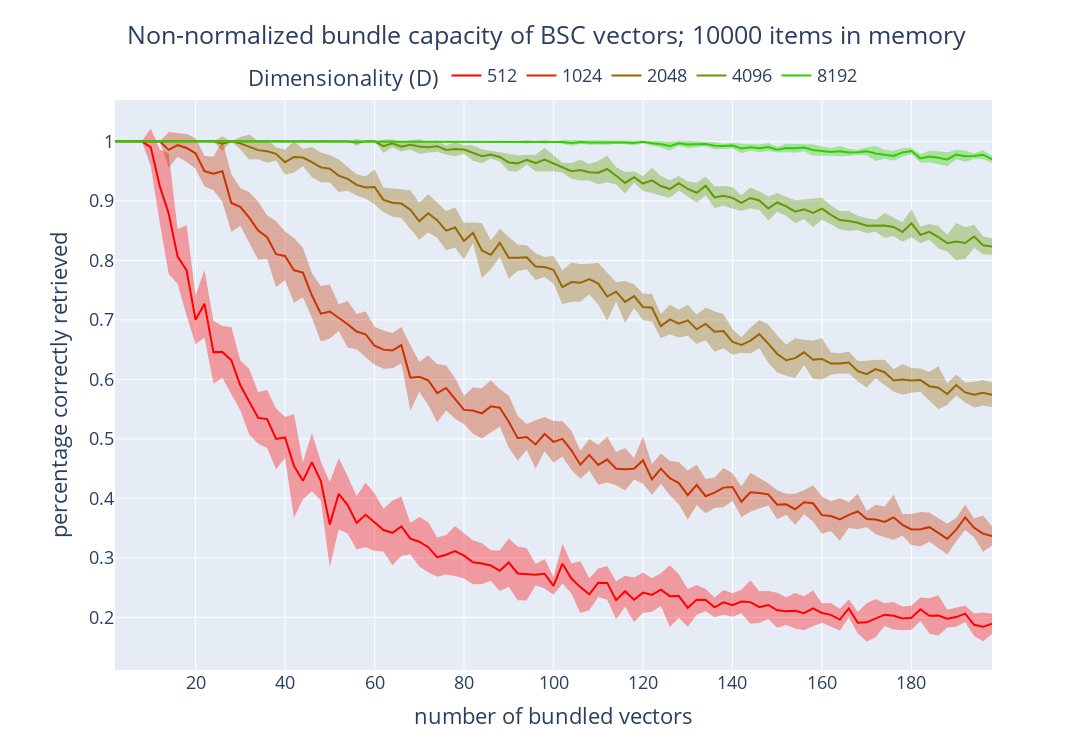

The cell this chart's notebook holds for it:
### Code cell
fig = go.Figure()

for d_idx in range(len(DIMENSIONS)):
  fig.add_trace(go.Scatter(x=BUNDLE_SIZES, y=prob_corr_retrieval_mean[d_idx, :],
               name=f'{DIMENSIONS[d_idx]}',
              line=dict(color=f'rgb({255 - 255 * d_idx // len(DIMENSIONS)}, {255 * d_idx // len(DIMENSIONS)}, 1)'),
               mode='lines'))
  
  fig.add_trace(go.Scatter(
      x=BUNDLE_SIZES + BUNDLE_SIZES[::-1],
      y=np.concatenate([prob_corr_retrieval_mean[d_idx, :] + prob_corr_retrieval_std[d_idx, :],
                        (prob_corr_retrieval_mean[d_idx, :] - prob_corr_retrieval_std[d_idx, :]).flip(0)]),
      fill='toself',
      line=dict(width=0),
      fillcolor=f'rgba({255 - 255 * d_idx // len(DIMENSIONS)}, {255 * d_idx // len(DIMENSIONS)}, 1, 0.35)',
      showlegend=False
  ))

fig.update_layout(title=dict(
            text=f'Non-normalized bundle capacity of {vsa_type} vectors; {item_memory_size} items in memory',
            x=0.5,
            y=.965,
          ),
          legend=dict(
            orientation="h",
            yanchor="top",
            y=1.075,
            xanchor="center",
            x=0.5,
            title='Dimensionality (D)'
          ),
          xaxis_title='number of bundled vectors',
          yaxis_title='percentage correctly retrieved',
          width=1250,
          height=750,
          font=dict(
            size=18,
          ),
          margin=dict(l=115, r=100, t=100, b=80),
)

fig.show()
